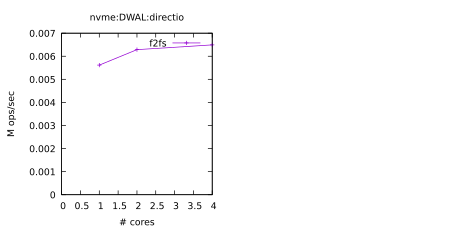

This chart was generated by the following gnuplot code:
# LOG_FILE = logs/2025-09-28-12-07-41.925531/fxmark.log
# SYSTEM = Linux fvm 5.15.0d3846e8+ #2 SMP Sat Sep 27 17:03:46 UTC 2025 x86_64 x86_64 x86_64 GNU/Linux
# DISK_SIZE = 1G
# DURATION = 180s
# DIRECTIO = bufferedio,directio
# MEDIA_TYPES = ssd,hdd,nvme,mem
# FS_TYPES = tmpfs,ext4,ext4_no_jnl,xfs,btrfs,f2fs
# BENCH_TYPES = DWAL,DWOL,DWOM,DWTL,DWSL,MWRL,MWRM,MWCL,MWCM,MWUM,MWUL,filebench_varmail,filebench_oltp,filebench_fileserver,dbench_client,MRPL,MRPM,MRPH,MRDM,MRDL,DRBH,DRBM,DRBL
# NCORES = 1,2,4
# CORE_SEQ = 0,1,2,3
# MODEL_NAME = AMD Ryzen 5 5600 6-Core Processor
# PHYSICAL_CHIPS = 1
# CORE_PER_CHIP = 4
# SMT_LEVEL = 1
# NUM_TEST_CONF = 3

set term pdfcairo size 4.6in,2.3in font ',10'
set_out='set output "`if test -z $OUT; then echo sc.pdf; else echo $OUT; fi`"'
eval set_out
set multiplot layout 1,2

set title 'nvme:DWAL:directio'
set xlabel '# cores'
set ylabel 'M ops/sec'
plot [0:][0:] 'nvme:f2fs:DWAL:directio.dat' using 1:2 title 'f2fs' with lp ps 0.5

unset multiplot
set output
